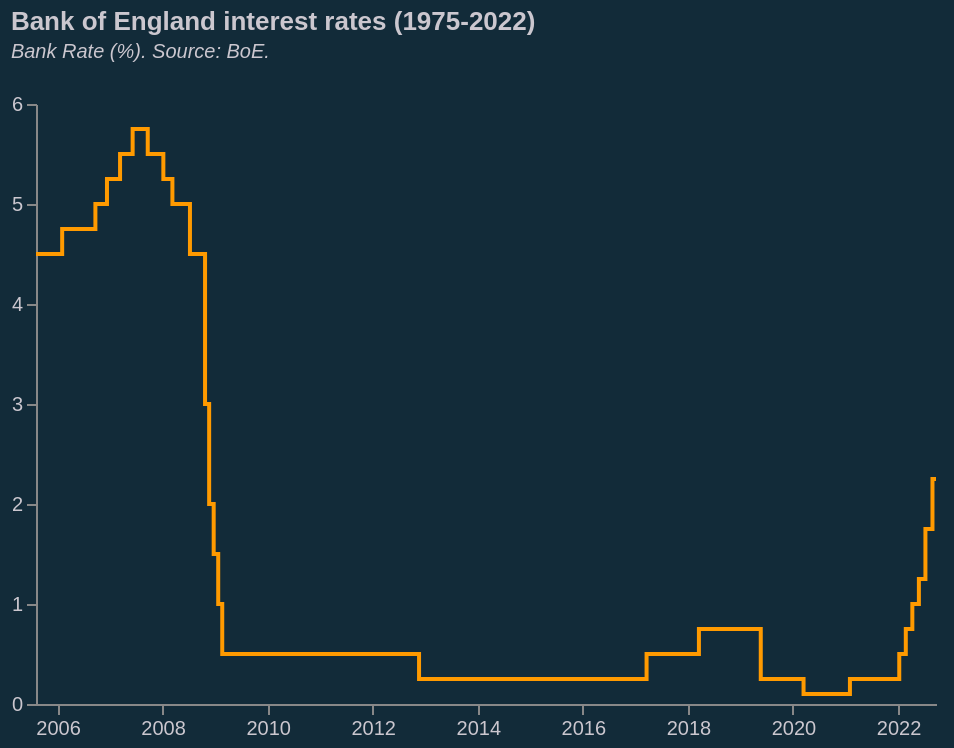

Write the Vega-Lite specification saved for this chart.
### Vega-Lite specification from a JSON file in a GitHub repository (floating-point values rounded to 4 significant figures; data arrays with more than 128 entries replaced by an {"elided": "..."} marker saying what was removed)
{"$schema": "https://vega.github.io/schema/vega-lite/v5.json", "title": {"text": "Bank of England interest rates (1975-2022)", "subtitle": ["Bank Rate (%). Source: BoE.", ""], "subtitleFontStyle": "italic", "subtitleFontSize": 10, "anchor": "start", "color": "#cbc7cf", "subtitleColor": "#cbc7cf"}, "width": 450, "height": 300, "config": {"background": "#122b39", "view": {"stroke": "transparent"}}, "data": {"values": {"elided": "245 records"}, "format": {"parse": {"date": "date"}}}, "transform": [{"calculate": "year(datum.date)", "as": "year"}, {"filter": "datum.year>=minYear"}, {"filter": "datum.year<=maxYear"}], "params": [{"name": "minYear", "value": 2005, "bind": {"input": "range", "min": 1975, "max": 2022, "step": 1, "name": "Start year:"}}, {"name": "maxYear", "value": 2022, "bind": {"input": "range", "min": 1975, "max": 2022, "step": 1, "name": "End year:"}}], "mark": {"type": "line", "color": "#ff9a00", "interpolate": "step", "width": 10, "strokeWidth": 2, "opacity": 1}, "encoding": {"x": {"field": "date", "type": "temporal", "title": null, "axis": {"grid": false, "labelColor": "#cbc7cf"}}, "y": {"field": "BankRate", "type": "quantitative", "title": null, "axis": {"grid": false, "labelColor": "#cbc7cf"}}}}
